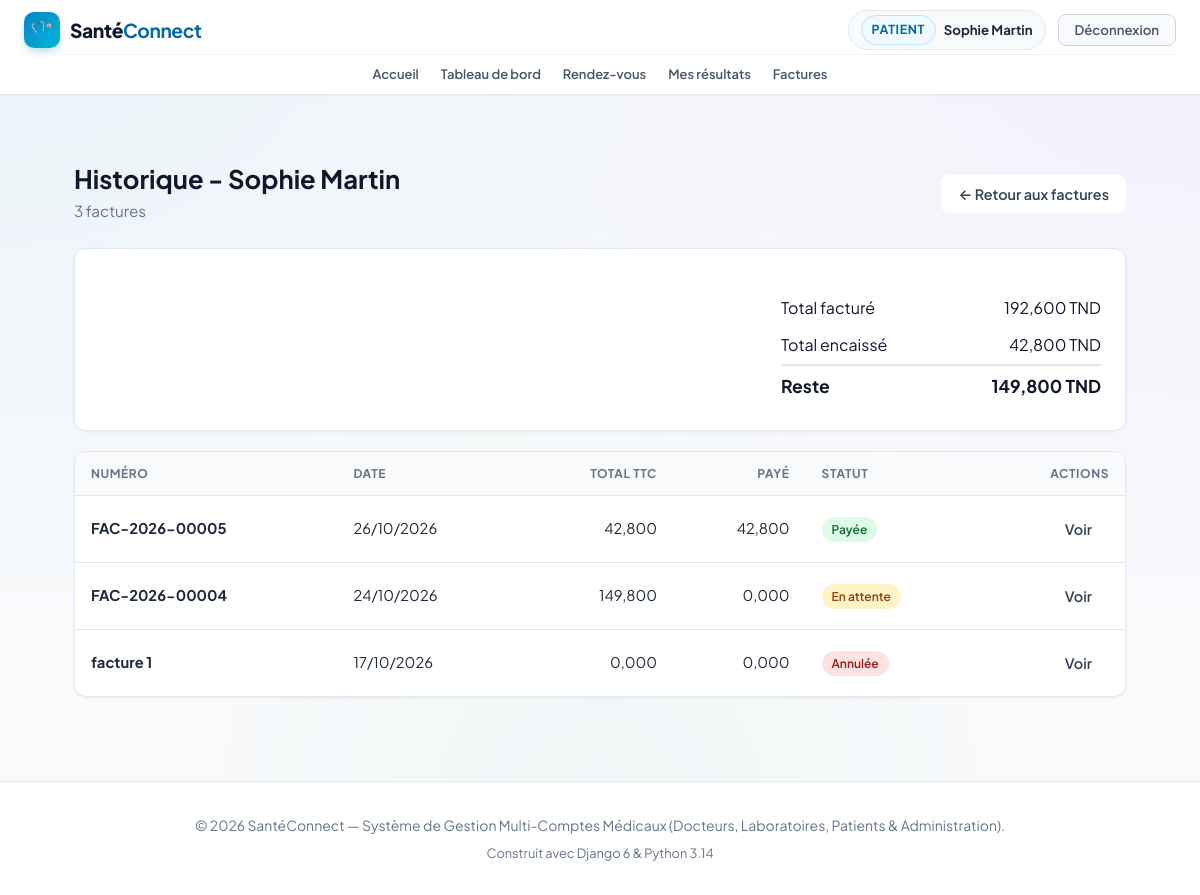
The page /billing/mon-historique/ (signed in) on the database as committed earlier.
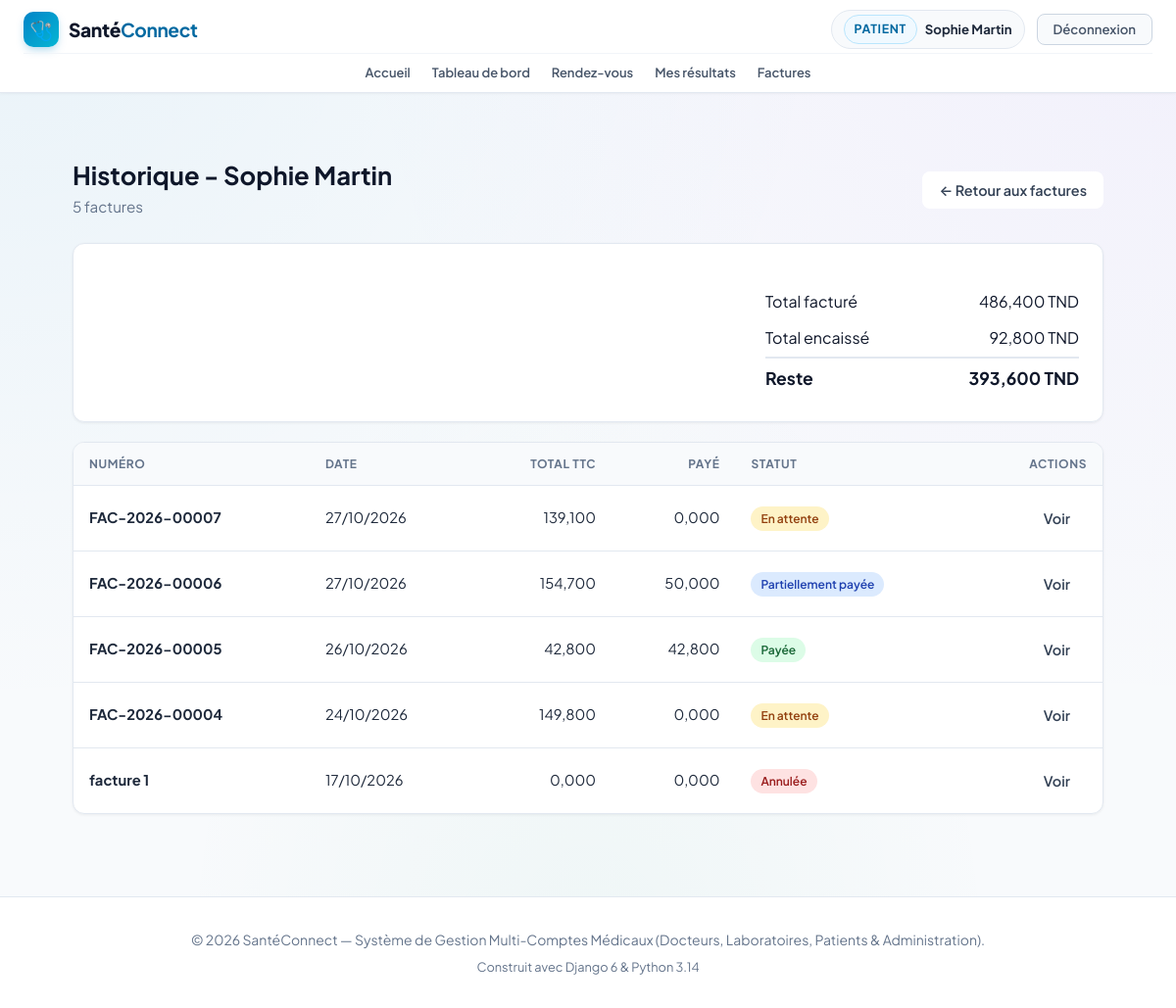
The same page on the database as committed later.
### billing/models.py (models this page shows, shortened)
class Facture(models.Model):
    class Statut(models.TextChoices):
        EN_ATTENTE = 'EN_ATTENTE', 'En attente'
        PARTIELLE = 'PARTIELLE', 'Partiellement payée'
        PAYEE = 'PAYEE', 'Payée'
        ANNULEE = 'ANNULEE', 'Annulée'
    numero = models.CharField("Numéro", max_length=20, unique=True, blank=True)
    patient = models.ForeignKey(settings.AUTH_USER_MODEL, on_delete=models.PROTECT,
                                related_name='factures_patient',
                                limit_choices_to={'role': 'PATIENT'})
    medecin = models.ForeignKey(settings.AUTH_USER_MODEL, on_delete=models.PROTECT,
                                related_name='factures_medecin', null=True, blank=True,
                                limit_choices_to={'role': 'DOCTEUR'})
    date_emission = models.DateField("Date d'émission", auto_now_add=True)
    statut = models.CharField("Statut", max_length=20,
                              choices=Statut.choices, default=Statut.EN_ATTENTE)
    remise = models.DecimalField("Remise", max_digits=12, decimal_places=3, default=0)
    tva = models.DecimalField("TVA (%)", max_digits=5, decimal_places=2, default=0)
    class Meta:
        ordering = ['-date_emission', '-id']
    @property
    def sous_total(self):
        return sum((l.total for l in self.lignes.all()), Decimal('0'))
    @property
    def total_ht(self):
        return max(self.sous_total - self.remise, Decimal('0'))
    @property
    def montant_tva(self):
        return (self.total_ht * self.tva / Decimal('100')).quantize(Decimal('0.001'))
    @property
    def total_ttc(self):
        return self.total_ht + self.montant_tva
    def total_paye(self):
        return sum((p.montant for p in self.paiements.all()), Decimal('0'))

class LigneFacture(models.Model):
    facture = models.ForeignKey(Facture, on_delete=models.CASCADE, related_name='lignes')
    tarif = models.ForeignKey(Tarif, on_delete=models.SET_NULL, null=True, blank=True)
    description = models.CharField("Description", max_length=200)
    reference = models.CharField("Référence", max_length=50, blank=True)
    quantite = models.PositiveIntegerField("Quantité", default=1)
    prix_unitaire = models.DecimalField("Prix unitaire", max_digits=12, decimal_places=3)
    @property
    def total(self):
        return self.quantite * self.prix_unitaire

class Paiement(models.Model):
    class Mode(models.TextChoices):
        ESPECES = 'ESPECES', 'Espèces'
        CARTE = 'CARTE', 'Carte bancaire'
        CHEQUE = 'CHEQUE', 'Chèque'
        VIREMENT = 'VIREMENT', 'Virement'
    facture = models.ForeignKey(Facture, on_delete=models.PROTECT, related_name='paiements')
    montant = models.DecimalField("Montant", max_digits=12, decimal_places=3,
                                  validators=[MinValueValidator(Decimal('0.001'))])
    mode = models.CharField("Mode", max_length=10, choices=Mode.choices, default=Mode.ESPECES)
    date_paiement = models.DateTimeField("Date", default=timezone.now)
    enregistre_par = models.ForeignKey(settings.AUTH_USER_MODEL, null=True, blank=True,
                                       on_delete=models.SET_NULL, related_name='+')
    class Meta:
        ordering = ['-date_paiement']

### billing/views.py (the view)
# urls.py: path('mon-historique/', views.patient_historique, name='mon_historique'),
@billing_access_required
def patient_historique(request, patient_id=None):
    if request.user.is_patient:
        if patient_id not in (None, request.user.pk):
            raise Http404
        patient = request.user
    else:
        patient = get_object_or_404(get_user_model(), pk=patient_id, role='PATIENT')
    factures = (factures_visibles(request.user)
                .filter(patient=patient).prefetch_related('lignes', 'paiements'))
    actives = [f for f in factures if f.statut != Facture.Statut.ANNULEE]
    total_facture = sum((f.total_ttc for f in actives), Decimal('0'))
    total_encaisse = sum((f.total_paye() for f in actives), Decimal('0'))
    return render(request, 'billing/patient_historique.html', {
        'patient': patient, 'factures': factures,
        'total_facture': total_facture, 'total_encaisse': total_encaisse,
        'total_reste': total_facture - total_encaisse,
    })

### accounts/models.py (called while the page is built)
    @property
    def is_doctor(self):
        return self.role == self.Role.DOCTEUR

    @property
    def is_laboratory(self):
        return self.role == self.Role.LABORATOIRE

    @property
    def is_patient(self):
        return self.role == self.Role.PATIENT

    @property
    def is_admin_user(self):
        return self.role == self.Role.ADMIN or self.is_superuser

### billing/permissions.py (called while the page is built)
def role_required(test):
    def decorator(view):
        @wraps(view)
        def wrapper(request, *args, **kwargs):
            if not request.user.is_authenticated:
                return redirect_to_login(request.get_full_path())
            if not test(request.user):
                raise PermissionDenied
            return view(request, *args, **kwargs)
        return wrapper
    return decorator

def _is_billing_staff(u):
    return u.is_admin_user or (u.is_doctor and u.is_verified)

def _can_see_billing(u):
    return _is_billing_staff(u) or u.is_patient

### billing/templates/billing/patient_historique.html (shortened to what this page needs)
{% extends 'base.html' %}
{% load static %}
{% block extra_css %}<link rel="stylesheet" href="{% static 'billing/billing.css' %}">{% endblock %}
{% block content %}
<div class="container billing-page">
    <div class="page-header">
        <div>
            <h1>Historique - {{ patient.get_full_name|default:patient.username }}</h1>
            <p>{{ factures|length }} facture{{ factures|length|pluralize }}</p>
        </div>
        <div class="actions">
            <a href="{% url 'facture_list' %}" class="btn btn-light">← Retour aux factures</a>
        </div>
    </div>
    <div class="card" style="margin-bottom:20px;"><div class="card-body">
        <div class="totals">
            <div><span>Total facturé</span><span>{{ total_facture|floatformat:3 }} TND</span></div>
            <div><span>Total encaissé</span><span>{{ total_encaisse|floatformat:3 }} TND</span></div>
            <div class="grand"><span>Reste</span><span>{{ total_reste|floatformat:3 }} TND</span></div>
        </div>
    </div></div>
    <div class="card">
        <div class="table-wrap">
            <table>
                <thead>
                    <tr>
                        <th scope="col">Numéro</th>
                        <th scope="col">Date</th>
                        <th scope="col" class="text-right">Total TTC</th>
                        <th scope="col" class="text-right">Payé</th>
                        <th scope="col">Statut</th>
                        <th scope="col" class="text-right">Actions</th>
                    </tr>
                </thead>
                <tbody>
                    {% for f in factures %}
                    <tr>
                        <td><strong>{{ f.numero }}</strong></td>
                        <td>{{ f.date_emission|date:"d/m/Y" }}</td>
                        <td class="text-right">{{ f.total_ttc|floatformat:3 }}</td>
                        <td class="text-right">{{ f.total_paye|floatformat:3 }}</td>
                        <td><span class="badge badge-{{ f.statut|lower }}">{{ f.get_statut_display }}</span></td>
                        <td>
                            <div class="actions">
                                <a href="{% url 'facture_detail' f.pk %}" class="btn btn-light btn-sm"
                                   aria-label="Voir la facture {{ f.numero }}">Voir</a>
                            </div>
                        </td>
                    </tr>
                    {% empty %}
                    <tr><td colspan="6" class="empty">Aucune facture pour ce patient.</td></tr>
                    {% endfor %}
                </tbody>
            </table>
        </div>
    </div>
</div>
{% endblock %}

Rows that differ between the two databases and show on the page:
added Facture: numero "FAC-2026-00007", date_emission "27/10/2026", total_ttc "139,100", total_paye "0,000", statut "En attente"
added Facture: numero "FAC-2026-00006", date_emission "27/10/2026", total_ttc "154,700", total_paye "50,000", statut "Partiellement payée"
Other text that changed with them:
{{ factures|length }}: "3" → "5"
{{ total_facture|floatformat:3 }}: "192,600" → "486,400"
{{ total_encaisse|floatformat:3 }}: "42,800" → "92,800"
{{ total_reste|floatformat:3 }}: "149,800" → "393,600"
